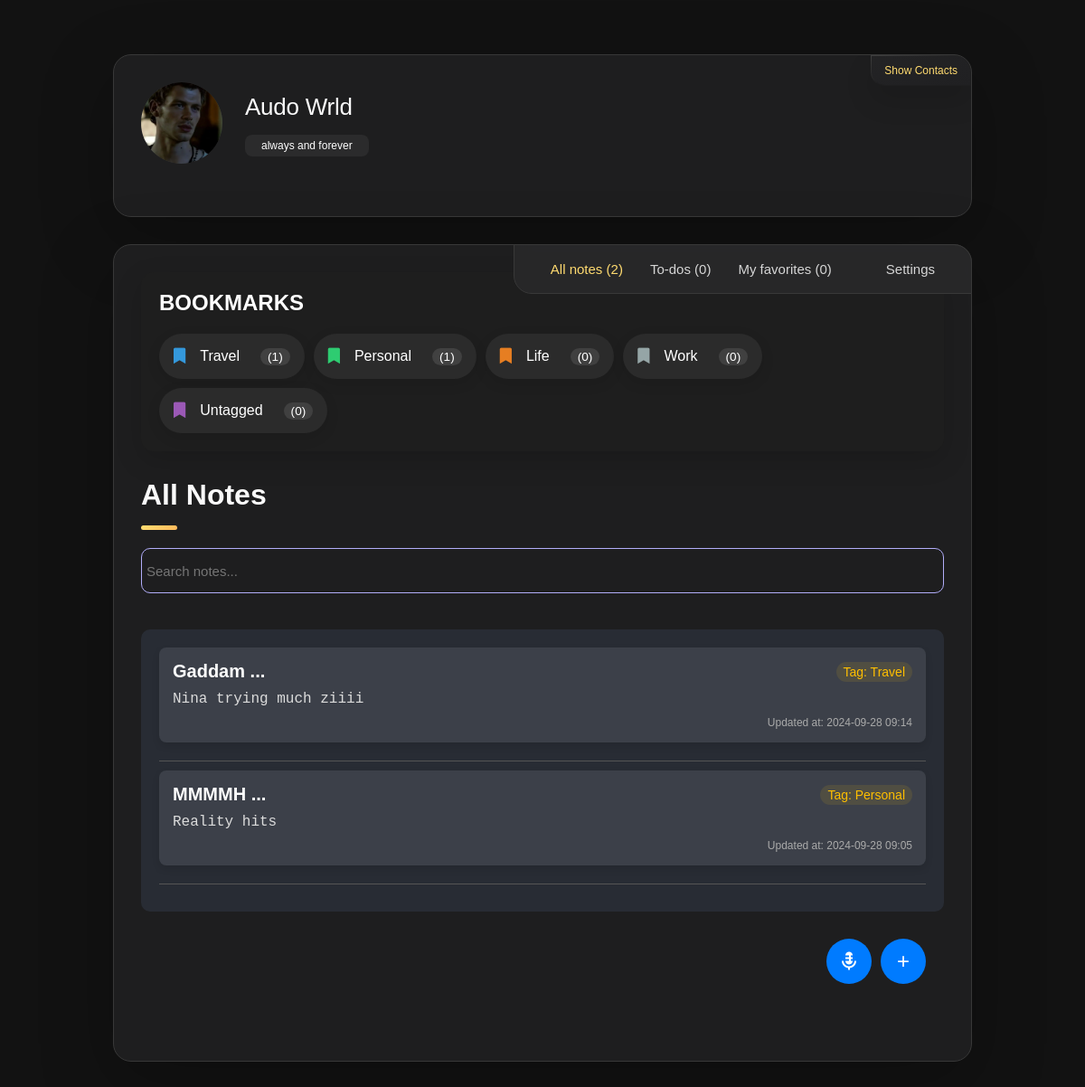
The app's page /user_home (signed in) with its own data.
### website/models.py (models this page shows, shortened)
class User(db.Model, UserMixin):
    id = db.Column(db.Integer, primary_key=True)
    email = db.Column(db.String(150), unique=True)
    password = db.Column(db.String(255))
    first_name = db.Column(db.String(225))
    second_name = db.Column(db.String(225))
    full_name = db.Column(db.String(255))
    profile_picture = db.Column(db.String(255), nullable=True)
    cover_picture = db.Column(db.String(255), nullable=True)
    user_name = db.Column(db.String(255))
    phone_number = db.Column(db.String(20))
    country_code = db.Column(db.String(10), default="+254")
    bio = db.Column(db.String(255))
    time_zone = db.Column(db.String(255))
    date_birth = db.Column(db.String(255))
    gender = db.Column(db.String(255))
    generated_color = db.Column(db.String(7))
    is_2fa_enabled = db.Column(db.Boolean, default=False)
    otp_secret = db.Column(db.String(32), nullable=True)
    temp_otp = db.Column(db.String(32), nullable=True)
    otp_method = db.Column(db.String(10), default='app')
    is_active = db.Column(db.Boolean, default=True)
    is_admin = db.Column(db.Boolean, default=False)
    email_verified = db.Column(db.Boolean, default=False)
    note_tags = db.relationship(
        "NoteTag", back_populates="user", cascade="all, delete-orphan"
    )
    notes = db.relationship("Note", back_populates="user", cascade="all, delete-orphan")
    password_reset_tokens = db.relationship(
        "PasswordResetToken", back_populates="user", cascade="all, delete-orphan"
    )
    notifications = db.relationship(
        "Notification", back_populates="user", cascade="all, delete-orphan"
    )
    todos = db.relationship("ToDo", back_populates="user", cascade="all, delete-orphan")
    email_preferences = db.relationship(
        "EmailPreferences",
        uselist=False,
        back_populates="user",
        cascade="all, delete-orphan",
    )
    push_preferences = db.relationship(
        "PushPreferences",
        uselist=False,
        back_populates="user",
        cascade="all, delete-orphan",
    )
    email_verification_tokens = db.relationship(
        "EmailVerificationToken", back_populates="user", cascade="all, delete-orphan"
    )

class NoteTag(db.Model):
    id = db.Column(db.Integer, primary_key=True)
    name = db.Column(db.String(100), nullable=False)
    color = db.Column(db.String(7), nullable=False, default="#000000")
    user_id = db.Column(db.Integer, db.ForeignKey("user.id"), nullable=False)
    created_at = db.Column(db.DateTime, default=datetime.utcnow)
    user = db.relationship("User", back_populates="note_tags")
    notes = db.relationship("Note", back_populates="tag", cascade="all, delete-orphan")

class Note(db.Model):
    id = db.Column(db.Integer, primary_key=True)
    title = db.Column(db.String(255), nullable=False)
    content = db.Column(db.Text, nullable=False)
    tag_id = db.Column(db.Integer, db.ForeignKey("note_tag.id"), nullable=False)
    user_id = db.Column(db.Integer, db.ForeignKey("user.id"), nullable=False)
    created_at = db.Column(db.DateTime, default=datetime.utcnow)
    updated_at = db.Column(db.DateTime, onupdate=datetime.utcnow)
    is_favorite = db.Column(db.Boolean, default=False)
    user = db.relationship("User", back_populates="notes")
    tag = db.relationship("NoteTag", back_populates="notes")

### website/views.py (the view)
@views.route("/user_home")
@login_required
def user_home():
    tags = NoteTag.query.filter_by(user_id=current_user.id).all()
    tags_with_counts = [
        {
            "id": tag.id,
            "name": tag.name,
            "color": tag.color,
            "note_count": Note.query.filter_by(
                tag_id=tag.id, user_id=current_user.id
            ).count(),
        }
        for tag in tags
    ]
    notes = (
        Note.query.filter_by(user_id=current_user.id)
        .order_by(Note.created_at.desc(), Note.updated_at.desc())
        .all()
    )
    return render_template("user_home.html", tags=tags_with_counts, notes=notes)

### website/templates/user_home.html (shortened to what this page needs)
<!DOCTYPE html>
<html lang="en">
  <head>
    <link
      rel="stylesheet"
      href="https://cdnjs.cloudflare.com/ajax/libs/font-awesome/5.15.4/css/all.min.css"
    />
    <link
      rel="stylesheet"
      href="{{ url_for('static', filename='css/user_home.css') }}"
    />
    <link
      href="https://unpkg.com/boxicons@2.1.4/css/boxicons.min.css"
      rel="stylesheet"
    />
  </head>
  <body>
    <main>
      <aside class="sidebar" data-sidebar>
        <div class="sidebar-info">
          <figure class="avatar-box">
            {% if current_user.profile_picture %}
            <img
              src="/static/profile_pics/{{ current_user.profile_picture }}"
              alt="Profile Picture"
              class="profile-image"
            />
            {% else %}
            <i
              class="fas fa-5x"
              style="--background-: {{ current_user.generated_color }}"
              >{{ current_user.first_name[0] }}</i
            >
            {% endif %}
          </figure>
          <div class="info-content">
            <h1 class="name" title="{{ current_user.full_name }}">
              {{ current_user.full_name }}
            </h1>
            <p class="title" title="{{ current_user.bio }}">
              {% if current_user.bio %} {{ current_user.bio }} {% endif %}
            </p>
          </div>
          <button class="info_more-btn" data-sidebar-btn>
            <span>Show Contacts</span>
          </button>
        </div>
      </aside>
      <div class="main-content">
        <nav class="navbar">
          <ul class="navbar-list">
            <li class="navbar-item">
              <a href="/user_home" class="navbar-link active">
                <p>
                  All notes
                  <span
                    style="--background-: {{ current_user.generated_color }}"
                  >
                    ({{ current_user.notes|length }})
                  </span>
                </p>
              </a>
            </li>
            <li class="navbar-item">
              <a
                href="{{ url_for('views.show_todo_page') }}"
                class="navbar-link"
              >
                <p style="--background-: {{ current_user.generated_color }}">
                  To-dos
                  <span> (<span id="todoCount">0</span>)</span>
                </p>
              </a>
            </li>
            <li class="navbar-item">
              <a href="/favorites" class="navbar-link" id="favoriteLink">
                <p style="--background-: {{ current_user.generated_color }}">
                  My favorites
                  <span> (<span id="favoriteCount">0</span>) </span>
                </p>
              </a>
            </li>
            <li class="navbar-item">
              <a
                href="{{url_for('views.settings')}}"
                class="navbar-link"
                style="--background-: {{ current_user.generated_color }}"
              >
                <p>Settings</p>
              </a>
            </li>
          </ul>
        </nav>
        <article class="about active" id="about">
          <section class="testimonials">
            <div class="tags">
              <p class="section-title">
                BOOKMARKS
              </p>
              <div class="tags-wrapper">
                {% for tag in tags %}
                <a href="{{ url_for('views.tag_notes', tag_id=tag.id) }}" class="tag" data-tag-id="{{ tag.id }}">
                  <i class="fas fa-bookmark" style="--bookmark-: {{ tag.color }}"></i>
                  <span class="tag-name">{{ tag.name }}</span>
                  <span class="note-count">({{ tag.note_count }})</span>
                </a>
                {% endfor %}
              </div>
            </div>
          </section>
          <header>
            <h2 class="h2 article-title">All Notes</h2>
          </header>
          <section class="about-text">
            <div class="search">
              <input
                style="--background-: {{ current_user.generated_color }}"
                type="text"
                id="searchInput"
                placeholder="Search notes..."
                class="input-search"
                autocomplete="off"
              />
            </div>
          </section>
          <section class="service">
            <div class="notes-list">
              <ul id="notesList" data-color="{{current_user.generated_color}}">
                {% if notes %} {% for note in notes %}
                <li
                  data-note-id="{{ note.id }}"
                  data-tag-color="{{ note.tag.color }}"
                  class="note-item"
                  style="--background-: {{ current_user.generated_color }}"
                >
                  <div class="note-header">
                    <h3>{{ note.title.split('\n')[0][:13] }} ...</h3>
                    <span class="note-tag"
                      >Tag: {{ note.tag.name.split('\n')[0][:20] }}</span
                    >
                  </div>
                  <pre class="note-content">
{{ note.content | striptags  | truncate(20, True, '...')}}</pre
                  >
                  <p class="note-time">
                    {% if note.updated_at %} Updated at: {{
                    note.updated_at.strftime('%Y-%m-%d %H:%M') }} {% else %}
                    Created at: {{ note.created_at.strftime('%Y-%m-%d %H:%M') }}
                    {% endif %}
                  </p>
                </li>
                <hr />
                {% endfor %} {% else %}
                <p class="no-notes">No Available Notes</p>
                {% endif %}
              </ul>
              <div class="add-note-toggle">
                <a
                  href="{{url_for('views.show_add_note2')}}"
                  style="--background-: {{ current_user.generated_color }}"
                  class="toggle-add"
                  >+</a
                >
              </div>
              <div class="speech-text">
                <a
                  href="{{url_for('views.speech_text')}}"
                  style="--background-: {{ current_user.generated_color }}"
                  class="speech-text-toggle-add"
                  ><i class="bx bxs-microphone-alt" title="Speech-Text"></i
                ></a>
              </div>
            </div>
          </section>
        </article>
      </div>
    </main>
  </body>
</html>

### records on screen
User: profile_picture (picture), full_name "Audo Wrld", bio "always and forever"
NoteTag: name "Travel", note_count "1"
NoteTag: name "Personal", note_count "1"
NoteTag: name "Life", note_count "0"
NoteTag: name "Work", note_count "0"
NoteTag: name "Untagged", note_count "0"
Note: title "Gaddam", tag.name "Travel", content "Nina trying much ziiii", updated_at "2024-09-28 09:14"
Note: title "MMMMH", tag.name "Personal", content "Reality hits", updated_at "2024-09-28 09:05"

### other values on screen
{{ current_user.notes|length }} "2"
